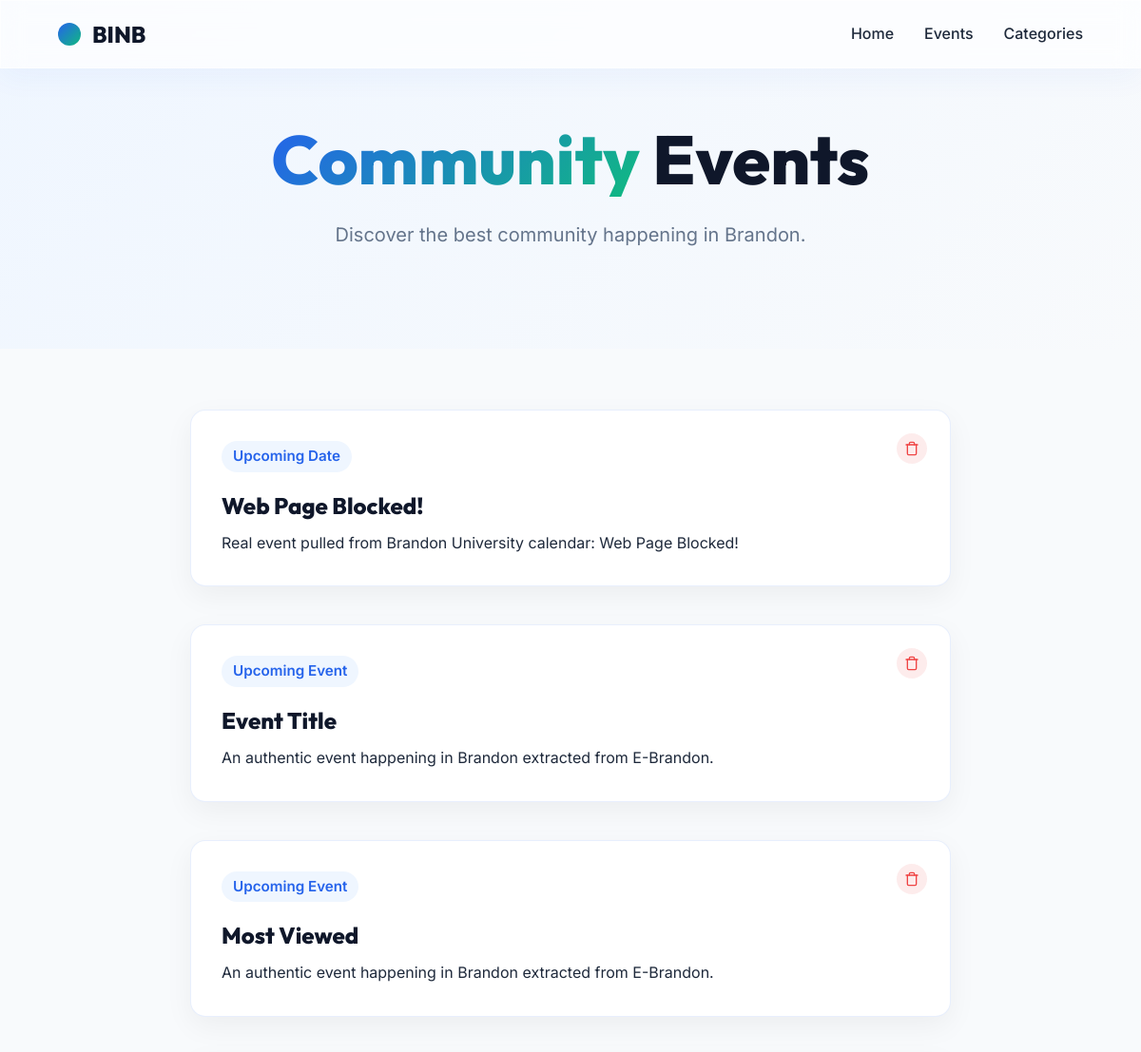
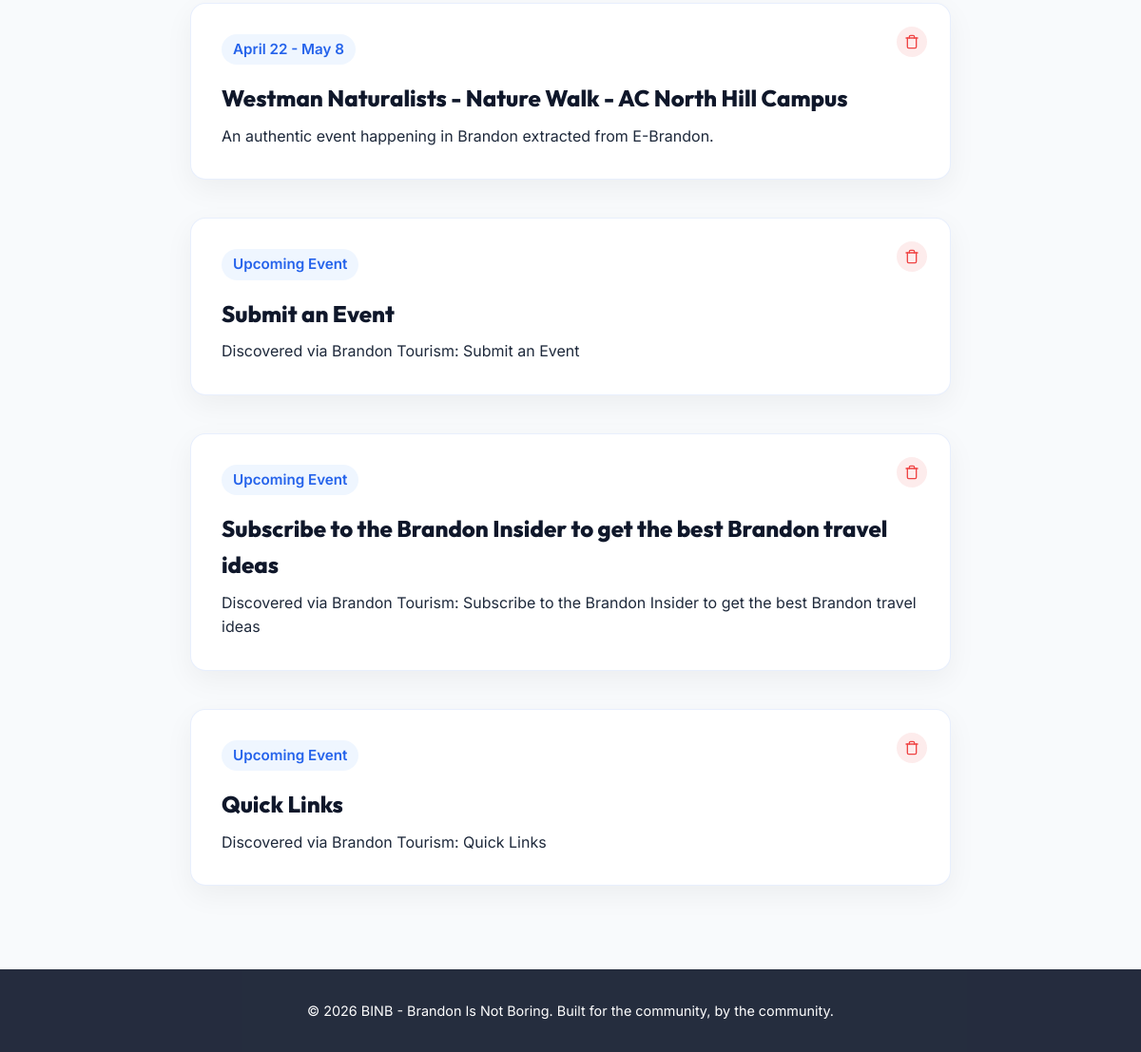
The page /category/community on the database its author committed (2 pictures, top to bottom).
### tables this page shows
CREATE TABLE events (
            id INTEGER PRIMARY KEY AUTOINCREMENT,
            title TEXT NOT NULL,
            description TEXT NOT NULL,
            category TEXT NOT NULL,
            date_time TEXT NOT NULL
        );

### app.py (the view)
@app.route('/category/<string:category_name>')
def category(category_name):
    conn = get_db_connection()
    events = conn.execute('SELECT * FROM events WHERE category = ?', (category_name.lower(),)).fetchall()
    conn.close()
    return render_template('category.html', category_name=category_name.capitalize(), events=events)

### app.py (called while the page is built)
def get_db_connection():
    conn = sqlite3.connect('events.db')
    conn.row_factory = sqlite3.Row
    return conn

### templates/category.html (shortened to what this page needs)
<!DOCTYPE html>
<html lang="en">
<head>
    <link rel="stylesheet" href="{{ url_for('static', filename='css/style.css') }}">
</head>
<body>
    <nav class="navbar glass">
        <div class="logo">
            <span class="logo-mark"></span>
            <h1>BINB</h1>
        </div>
        <ul class="nav-links">
            <li><a href="/">Home</a></li>
            <li><a href="/#events">Events</a></li>
            <li><a href="/#categories">Categories</a></li>
        </ul>
    </nav>
    <header class="category-hero">
        <h1 class="hero-title"><span class="gradient-text">{{ category_name }}</span> Events</h1>
        <p class="hero-subtitle">Discover the best {{ category_name.lower() }} happening in Brandon.</p>
    </header>
    <section class="events-container">
        {% if events %}
            <div class="grid" style="grid-template-columns: 1fr; max-width: 800px; gap: 1rem;">
            {% for event in events %}
                <div class="event-card" id="event-{{ event.id }}">
                    <button class="delete-btn" onclick="deleteEvent({{ event.id }})" aria-label="Delete Event">
                    </button>
                    <div class="event-time">{{ event.date_time }}</div>
                    <h3>{{ event.title }}</h3>
                    <p>{{ event.description }}</p>
                </div>
            {% endfor %}
            </div>
        {% endif %}
    </section>
    <footer>
        <p>&copy; 2026 BINB - Brandon Is Not Boring. Built for the community, by the community.</p>
    </footer>
</body>
</html>

### static/css/style.css (style rules this page uses)
:root { --primary-blue: #2563EB; --dark-blue: #0F172A; --light-blue: #EFF6FF; --accent-green: #10B981; --light-green: #D1FAE5; --white: #FFFFFF; --off-white: #F8FAFC; --text-main: #1E293B; --text-muted: #64748B; --radius: 16px; --transition: 0.3s cubic-bezier(0.4, 0, 0.2, 1); }
* { margin: 0; padding: 0; box-sizing: border-box; }
body { font-family: 'Inter', sans-serif; color: var(--text-main); background-color: var(--off-white); line-height: 1.6; overflow-x: hidden; }
h1, h2, h3, .logo h1 { font-family: 'Outfit', sans-serif; font-weight: 800; }
.gradient-text { background: linear-gradient(135deg, var(--primary-blue), var(--accent-green)); -webkit-background-clip: text; -webkit-text-fill-color: transparent; display: inline-block; }
a { text-decoration: none; color: inherit; transition: var(--transition); }
.glass { background: rgba(255, 255, 255, 0.7); backdrop-filter: blur(12px); -webkit-backdrop-filter: blur(12px); border: 1px solid rgba(255, 255, 255, 0.5); box-shadow: 0 8px 32px rgba(37, 99, 235, 0.05); }
.navbar { display: flex; justify-content: space-between; align-items: center; padding: 1rem 5%; position: fixed; top: 0; left: 0; right: 0; z-index: 1000; }
.logo { display: flex; align-items: center; gap: 0.75rem; }
.logo-mark { width: 24px; height: 24px; background: linear-gradient(135deg, var(--primary-blue), var(--accent-green)); border-radius: 50%; }
.logo h1 { font-size: 1.5rem; color: var(--dark-blue); }
.nav-links { list-style: none; display: flex; align-items: center; gap: 2rem; font-weight: 500; }
.hero-title { font-size: 4.5rem; line-height: 1.1; color: var(--dark-blue); margin-bottom: 1.5rem; }
.hero-subtitle { font-size: 1.25rem; color: var(--text-muted); margin-bottom: 2.5rem; }
.grid { display: grid; grid-template-columns: repeat(auto-fit, minmax(240px, 1fr)); gap: 2rem; max-width: 1200px; margin: 0 auto; }
footer { text-align: center; padding: 2rem; background: var(--dark-blue); color: var(--white); font-size: 0.9rem; opacity: 0.9; }

### templates/category.html (style rules this page uses)
.category-hero { padding: 8rem 5% 4rem; text-align: center; background: linear-gradient(135deg, var(--light-blue), var(--off-white)); }
.events-container { padding: 4rem 5%; max-width: 1200px; margin: 0 auto; }
.event-card { background: var(--white); border-radius: var(--radius); padding: 2rem; margin-bottom: 1.5rem; box-shadow: 0 10px 30px rgba(0,0,0,0.05); border: 1px solid rgba(37, 99, 235, 0.1); transition: var(--transition); display: block; position: relative; }
.delete-btn { position: absolute; top: 1.5rem; right: 1.5rem; background: rgba(239, 68, 68, 0.1); border: none; color: #ef4444; width: 32px; height: 32px; border-radius: 50%; display: flex; align-items: center; justify-content: center; cursor: pointer; transition: var(--transition); }
.event-card h3 { font-size: 1.5rem; color: var(--dark-blue); margin-bottom: 0.5rem; }
.event-time { font-weight: 600; color: var(--primary-blue); margin-bottom: 1rem; font-size: 0.95rem; display: inline-block; background: var(--light-blue); padding: 0.25rem 0.75rem; border-radius: 99px; }

### rows shown on the page
events: date_time "Upcoming Date", title "Web Page Blocked!", description "Real event pulled from Brandon University calendar: Web Page Blocked!"
events: date_time "Upcoming Event", title "Event Title", description "An authentic event happening in Brandon extracted from E-Brandon."
events: date_time "Upcoming Event", title "Most Viewed", description "An authentic event happening in Brandon extracted from E-Brandon."
events: date_time "April 22 - May 8", title "Westman Naturalists - Nature Walk - AC North Hill Campus", description "An authentic event happening in Brandon extracted from E-Brandon."
events: date_time "Upcoming Event", title "Submit an Event", description "Discovered via Brandon Tourism: Submit an Event"
events: date_time "Upcoming Event", title "Subscribe to the Brandon Insider to get the best Brandon travel ideas", description "Discovered via Brandon Tourism: Subscribe to the Brandon Insider to get the best Brandon travel ideas"
events: date_time "Upcoming Event", title "Quick Links", description "Discovered via Brandon Tourism: Quick Links"

### other values the page prints
{{ category_name }} "Community"
{{ category_name.lower() }} "community"
